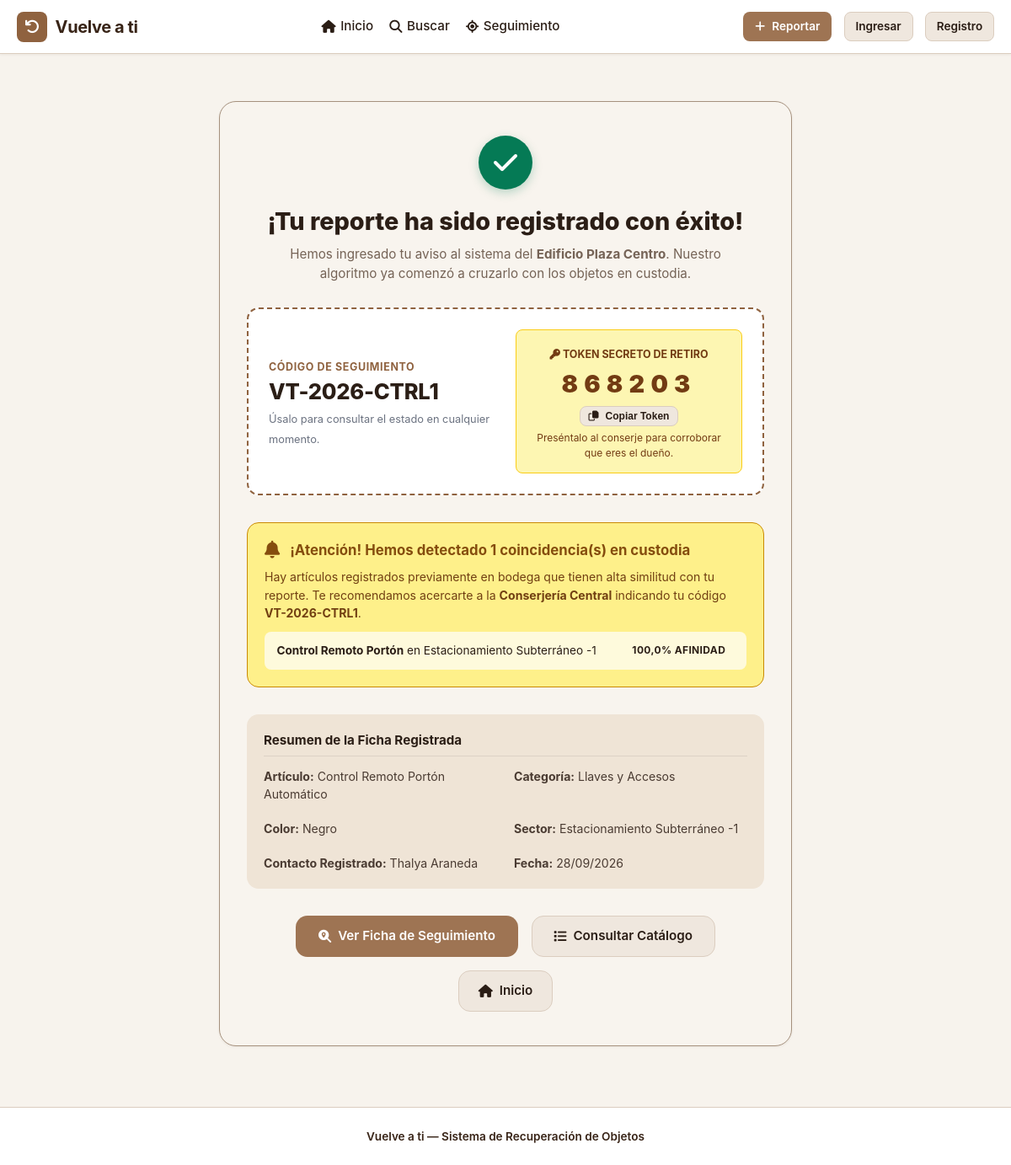
Screenshot of /reporte-exitoso/VT-2026-CTRL1/ with the database file from the repository.
### recuperacion/models.py (models this page shows, shortened)
class Objeto(models.Model):
    TIPO_CHOICES = [
        ('perdido', 'Objeto Perdido (Reportado por Dueño)'),
        ('encontrado', 'Objeto Encontrado (En Custodia o Reportado por Vecino)'),
    ]
    ESTADO_CHOICES = [
        ('registrado', 'Registrado (En Búsqueda / En Custodia)'),
        ('en_verificacion', 'En Verificación (Proceso de Cotejo)'),
        ('entregado', 'Entregado al Propietario'),
        ('dado_de_baja', 'Dado de Baja / Descartado'),
    ]
    codigo_seguimiento = models.CharField(
        max_length=20,
        unique=True,
        default=generar_codigo_seguimiento
    )
    tipo_registro = models.CharField(max_length=20, choices=TIPO_CHOICES)
    usuario_reporta = models.ForeignKey(
        Usuario,
        on_delete=models.SET_NULL,
        null=True,
        blank=True,
        related_name='objetos_reportados',
        help_text="Usuario registrado que reporta (null si es reporte de invitado/visitante)"
    )
    es_invitado = models.BooleanField(
        default=False,
        help_text="Indica si el reporte fue registrado por un visitante o usuario no autenticado"
    )
    contacto_nombre = models.CharField(
        max_length=120,
        blank=True,
        default='',
        help_text="Nombre completo de contacto para reportes de invitados"
    )
    contacto_email = models.EmailField(
        blank=True,
        default='',
        help_text="Correo electrónico de contacto para avisos"
    )
    contacto_telefono = models.CharField(
        max_length=30,
        blank=True,
        default='',
        help_text="Teléfono o WhatsApp de contacto"
    )
    categoria = models.ForeignKey(CategoriaObjeto, on_delete=models.PROTECT)
    subcategoria = models.CharField(
        max_length=100,
        help_text="Ejemplo: Control Remoto Portón, Audífonos Sony, Tarjeta bip"
    )
    color_principal = models.CharField(
        max_length=50,
        help_text="Ejemplo: Negro, Azul marino, Plateado, Rojo"
    )
    marca = models.CharField(max_length=80, blank=True, default='')
    ubicacion = models.ForeignKey(
        Recinto,
        on_delete=models.PROTECT,
        related_name='objetos_registrados',
        help_text="Área o sector del edificio donde ocurrió el hallazgo o extravío"
    )
    ubicacion_bodega = models.CharField(
        max_length=100,
        blank=True,
        default='',
        help_text="Casillero, locker o estante físico en recepción (solo para objetos encontrados)"
    )
    descripcion_publica = models.TextField(
        help_text="Detalles generales visibles para la búsqueda sin exponer información crítica"
    )
    clave_verificacion_privada = models.TextField(
        help_text="Detalle exclusivo e invisible públicamente para validar pertenencia (ej: stickers, roturas internas, número serial)"
    )
    fecha_suceso = models.DateField(
        help_text="Fecha aproximada en que se perdió o se encontró el objeto"
    )
    fecha_registro = models.DateTimeField(auto_now_add=True)
    estado = models.CharField(max_length=25, choices=ESTADO_CHOICES, default='registrado')
    token_retiro = models.CharField(
        max_length=6,
        default=generar_token_retiro,
        help_text="Código numérico de 6 dígitos para retiro seguro en mesón"
    )
    entregado_a = models.ForeignKey(
        Usuario,
        on_delete=models.SET_NULL,
        null=True,
        blank=True,
        related_name='objetos_recibidos'
    )
    entregado_por = models.ForeignKey(
        Usuario,
        on_delete=models.SET_NULL,
        null=True,
        blank=True,
        related_name='objetos_entregados_por'
    )
    fecha_entrega = models.DateTimeField(null=True, blank=True)
    observaciones_entrega = models.TextField(blank=True, default='')
    class Meta:
        verbose_name = "Objeto"
        verbose_name_plural = "Objetos"
        ordering = ['-fecha_registro']
    def get_reportante_display(self):
        if self.es_invitado or not self.usuario_reporta:
            return f"{self.contacto_nombre or 'Visitante'} (Modo Invitado)"
        return self.usuario_reporta.get_full_name() or self.usuario_reporta.username

class Coincidencia(models.Model):
    ESTADO_CHOICES = [
        ('sugerida', 'Coincidencia Sugerida por Sistema'),
        ('en_verificacion', 'En Verificación con Conserjería'),
        ('confirmada', 'Confirmada por Propietario'),
        ('descartada', 'Descartada / Falso Positivo'),
        ('resuelta', 'Resuelta / Objeto Entregado'),
    ]
    objeto_perdido = models.ForeignKey(
        Objeto,
        on_delete=models.CASCADE,
        related_name='coincidencias_como_perdido'
    )
    objeto_encontrado = models.ForeignKey(
        Objeto,
        on_delete=models.CASCADE,
        related_name='coincidencias_como_encontrado'
    )
    porcentaje_similitud = models.FloatField(
        help_text="Puntaje de afinidad calculado entre 0% y 100%"
    )
    criterios_match = models.TextField(
        blank=True,
        help_text="Detalle estructurado de factores coincidentes (categoría, color, lugar, fechas)"
    )
    estado = models.CharField(max_length=25, choices=ESTADO_CHOICES, default='sugerida')
    fecha_coincidencia = models.DateTimeField(auto_now_add=True)
    class Meta:
        verbose_name = "Coincidencia de Objetos"
        verbose_name_plural = "Coincidencias de Objetos"
        unique_together = ('objeto_perdido', 'objeto_encontrado')
        ordering = ['-porcentaje_similitud', '-fecha_coincidencia']

class Recinto(models.Model):
    TIPO_CHOICES = [
        ('area_comun', 'Área Común / Tránsito'),
        ('punto_custodia', 'Punto de Custodia / Bodega / Conserjería'),
    ]
    nombre = models.CharField(max_length=120)
    tipo = models.CharField(max_length=20, choices=TIPO_CHOICES, default='area_comun')
    descripcion = models.TextField(blank=True)
    encargado = models.ForeignKey(
        Usuario,
        on_delete=models.SET_NULL,
        null=True,
        blank=True,
        related_name='recintos_a_cargo'
    )
    activo = models.BooleanField(default=True)
    class Meta:
        verbose_name = "Recinto o Ubicación"
        verbose_name_plural = "Recintos y Ubicaciones"
        ordering = ['nombre']

class CategoriaObjeto(models.Model):
    nombre = models.CharField(max_length=80, unique=True)
    icono = models.CharField(
        max_length=40,
        default='fa-box',
        help_text="Clase FontAwesome o emoji de representación (ej: 🔑, 📱, 🧥)"
    )
    descripcion = models.CharField(max_length=200, blank=True)
    class Meta:
        verbose_name = "Categoría de Objeto"
        verbose_name_plural = "Categorías de Objetos"
        ordering = ['nombre']

class Usuario(AbstractUser):
    ROL_CHOICES = [
        ('residente', 'Residente / Ciudadano'),
        ('conserje', 'Encargado de Recinto / Conserje'),
        ('admin', 'Administrador del Edificio'),
    ]
    rol = models.CharField(max_length=20, choices=ROL_CHOICES, default='residente')
    telefono = models.CharField(max_length=25, blank=True, null=True)
    departamento_torre = models.CharField(
        max_length=80,
        blank=True,
        null=True,
        help_text="Ejemplo: Torre A - Depto 502 / Oficina 301"
    )

### recuperacion/views.py (the view)
# urls.py: path('reporte-exitoso/<str:codigo>/', views.reporte_exitoso_invitado, name='reporte_exitoso_invitado'),
def reporte_exitoso_invitado(request, codigo):
    objeto = get_object_or_404(Objeto, codigo_seguimiento=codigo)
    coincidencias = []
    if objeto.tipo_registro == 'perdido':
        coincidencias = objeto.coincidencias_como_perdido.all()
    else:
        coincidencias = objeto.coincidencias_como_encontrado.all()
    return render(request, 'recuperacion/reporte_exitoso_invitado.html', {
        'objeto': objeto,
        'coincidencias': coincidencias,
    })

### recuperacion/context_processors.py (called while the page is built)
def notificaciones_context(request):
    if request.user.is_authenticated:
        no_leidas = Notificacion.objects.filter(usuario=request.user, leida=False).order_by('-fecha_creacion')
        return {
            'notificaciones_no_leidas': no_leidas[:5],
            'conteo_notificaciones': no_leidas.count(),
        }
    return {
        'notificaciones_no_leidas': [],
        'conteo_notificaciones': 0,
    }

### templates/recuperacion/reporte_exitoso_invitado.html (shortened to what this page needs)
{% extends 'base.html' %}
{% load static %}
{% block content %}
<div style="max-width: 680px; margin: 1.5rem auto;">
  <div class="card" style="padding: 2.5rem 2rem; border-radius: var(--radius-lg); background-color: #F8F4EE; border: 1px solid var(--color-border-dark); text-align: center;">
    <div style="width: 64px; height: 64px; border-radius: 50%; background: #057A55; color: #FFF; display: inline-flex; align-items: center; justify-content: center; font-size: 2rem; margin-bottom: 1rem; box-shadow: 0 4px 12px rgba(5, 122, 85, 0.25);">
      <i class="fa-solid fa-check"></i>
    </div>
    <h2 style="font-size: 1.8rem; font-weight: 800; color: #2B1E16; margin-bottom: 0.4rem;">
      ¡Tu reporte ha sido registrado con éxito!
    </h2>
    <p style="font-size: 0.95rem; color: #756356; max-width: 520px; margin: 0 auto 1.8rem auto;">
      {% if objeto.tipo_registro == 'perdido' %}
        Hemos ingresado tu aviso al sistema del <strong>Edificio Plaza Centro</strong>. Nuestro algoritmo ya comenzó a cruzarlo con los objetos en custodia.
      {% else %}
        Agradecemos tu honestidad y colaboración ciudadana. El hallazgo ha quedado registrado en el inventario del edificio.
      {% endif %}
    </p>
    <div style="background: #FFFFFF; border: 2px dashed #8F623F; border-radius: var(--radius-md); padding: 1.5rem; margin-bottom: 2rem; text-align: left;">
      <div class="grid-2" style="align-items: center; gap: 1.5rem;">
        <div>
          <span style="font-size: 0.78rem; text-transform: uppercase; font-weight: 700; color: #8F623F; letter-spacing: 0.05em;">
            Código de Seguimiento
          </span>
          <div style="font-size: 1.6rem; font-weight: 800; color: #2B1E16; letter-spacing: -0.01em;">
            {{ objeto.codigo_seguimiento }}
          </div>
          <small style="color: #6B7280; font-size: 0.8rem;">Úsalo para consultar el estado en cualquier momento.</small>
        </div>
        {% if objeto.tipo_registro == 'perdido' %}
          <div style="background: #FDF6B2; padding: 0.9rem 1.1rem; border-radius: var(--radius-sm); border: 1px solid #FACC15; text-align: center;">
            <span style="font-size: 0.78rem; text-transform: uppercase; font-weight: 700; color: #723B13;">
              <i class="fa-solid fa-key"></i> Token Secreto de Retiro
            </span>
            <div style="font-size: 1.8rem; font-weight: 900; color: #723B13; letter-spacing: 0.25em; margin: 0.2rem 0;">
              {{ objeto.token_retiro }}
            </div>
            <button type="button" class="btn btn-secondary btn-sm btn-copiar-token" data-token="{{ objeto.token_retiro }}" style="font-size: 0.75rem; padding: 0.25rem 0.6rem;">
              <i class="fa-regular fa-copy"></i> Copiar Token
            </button>
            <div style="font-size: 0.75rem; color: #723B13; margin-top: 0.3rem;">
              Preséntalo al conserje para corroborar que eres el dueño.
            </div>
          </div>
        {% endif %}
      </div>
    </div>
    {% if coincidencias %}
      <div style="background-color: #FEF08A; border: 1px solid #CA8A04; border-radius: var(--radius-md); padding: 1.25rem; margin-bottom: 2rem; text-align: left;">
        <div style="display: flex; align-items: center; gap: 0.75rem; color: #854D0E; font-weight: 700; font-size: 1.05rem; margin-bottom: 0.5rem;">
          <i class="fa-solid fa-bell" style="font-size: 1.3rem;"></i>
          <span>¡Atención! Hemos detectado {{ coincidencias|length }} coincidencia(s) en custodia</span>
        </div>
        <p style="font-size: 0.88rem; color: #713F12; margin: 0 0 0.75rem 0;">
          Hay artículos registrados previamente en bodega que tienen alta similitud con tu reporte.
          Te recomendamos acercarte a la <strong>Conserjería Central</strong> indicando tu código <strong>{{ objeto.codigo_seguimiento }}</strong>.
        </p>
        <div style="display: flex; flex-direction: column; gap: 0.5rem;">
          {% for match in coincidencias %}
            <div style="background: rgba(255,255,255,0.7); padding: 0.6rem 0.9rem; border-radius: var(--radius-sm); font-size: 0.85rem; color: #2B1E16; display: flex; justify-content: space-between; align-items: center;">
              <span>
                <strong>{% if objeto.tipo_registro == 'perdido' %}{{ match.objeto_encontrado.subcategoria }}{% else %}{{ match.objeto_perdido.subcategoria }}{% endif %}</strong>
                en {% if objeto.tipo_registro == 'perdido' %}{{ match.objeto_encontrado.ubicacion.nombre }}{% else %}{{ match.objeto_perdido.ubicacion.nombre }}{% endif %}
              </span>
              <span class="badge badge-success">{{ match.porcentaje_similitud }}% afinidad</span>
            </div>
          {% endfor %}
        </div>
      </div>
    {% endif %}
    <div style="text-align: left; background: #EFE4D6; padding: 1.25rem; border-radius: var(--radius-md); margin-bottom: 2rem;">
      <h4 style="font-size: 0.95rem; font-weight: 700; color: #2B1E16; margin-bottom: 0.8rem; border-bottom: 1px solid rgba(0,0,0,0.08); padding-bottom: 0.4rem;">
        Resumen de la Ficha Registrada
      </h4>
      <div class="grid-2" style="font-size: 0.88rem; color: #4A3B32;">
        <div><strong>Artículo:</strong> {{ objeto.subcategoria }}</div>
        <div><strong>Categoría:</strong> {{ objeto.categoria.nombre }}</div>
        <div><strong>Color:</strong> {{ objeto.color_principal }}</div>
        <div><strong>Sector:</strong> {{ objeto.ubicacion.nombre }}</div>
        <div><strong>Contacto Registrado:</strong> {{ objeto.get_reportante_display }}</div>
        <div><strong>Fecha:</strong> {{ objeto.fecha_suceso|date:"d/m/Y" }}</div>
      </div>
    </div>
    <div style="display: flex; justify-content: center; gap: 1rem; flex-wrap: wrap;">
      <a href="{% url 'consultar_seguimiento' %}?codigo={{ objeto.codigo_seguimiento }}&token={{ objeto.token_retiro }}" class="btn btn-primary" style="padding: 0.75rem 1.6rem;">
        <i class="fa-solid fa-magnifying-glass-location"></i> Ver Ficha de Seguimiento
      </a>
      <a href="{% url 'buscar_objetos' %}" class="btn btn-secondary" style="padding: 0.75rem 1.6rem;">
        <i class="fa-solid fa-list"></i> Consultar Catálogo
      </a>
      <a href="{% url 'home' %}" class="btn btn-secondary" style="padding: 0.75rem 1.4rem;">
        <i class="fa-solid fa-house"></i> Inicio
      </a>
    </div>
  </div>
</div>
{% endblock %}

### static/css/styles.css (style rules this page uses)
:root { --color-bg: #F7F3ED; --color-surface: #FFFFFF; --color-surface-soft: #EFE7DE; --color-card-beige: #D9C4B2; --color-card-brown: #9E7453; --color-primary: #8F623F; --color-primary-hover: #754E2F; --color-primary-dark: #382417; --color-text-main: #2A1D15; --color-text-muted: #6B5B50; --color-border: #DBCDBF; --color-border-dark: #A6917E; --color-success: #15803D; --color-warning: #B45309; --color-danger: #B91C1C; --color-info: #0284C7; --radius-sm: 8px; --radius-md: 14px; --radius-lg: 20px; --radius-pill: 9999px; --shadow-sm: 0 1px 3px rgba(56, 36, 23, 0.07); --shadow-md: 0 4px 14px rgba(56, 36, 23, 0.1); --shadow-lg: 0 10px 25px rgba(56, 36, 23, 0.15); }
* { box-sizing: border-box; margin: 0; padding: 0; }
body { font-family: -apple-system, BlinkMacSystemFont, "Segoe UI", Roboto, Helvetica, Arial, sans-serif; background-color: var(--color-bg); color: var(--color-text-main); line-height: 1.5; min-height: 100vh; display: flex; flex-direction: column; }
.btn { display: inline-flex; align-items: center; justify-content: center; gap: 0.5rem; padding: 0.65rem 1.25rem; font-size: 0.95rem; font-weight: 600; border-radius: var(--radius-md); border: 1px solid transparent; cursor: pointer; text-decoration: none; transition: all 0.2s ease; }
.btn-primary { background-color: var(--color-card-brown); color: #FFF; }
.btn-secondary { background-color: var(--color-surface-soft); color: var(--color-text-main); border-color: var(--color-border); }
.btn-sm { padding: 0.4rem 0.8rem; font-size: 0.85rem; border-radius: var(--radius-sm); }
.card { background-color: var(--color-surface); border: 1px solid var(--color-border); border-radius: var(--radius-md); padding: 1.5rem; box-shadow: var(--shadow-sm); }
.badge { display: inline-flex; align-items: center; padding: 0.25rem 0.65rem; font-size: 0.75rem; font-weight: 700; text-transform: uppercase; border-radius: var(--radius-pill); letter-spacing: 0.03em; }
.grid-2 { display: grid; grid-template-columns: repeat(2, 1fr); gap: 1.25rem; }

### rows the page displays
Objeto: codigo_seguimiento "VT-2026-CTRL1", token_retiro "868203", subcategoria "Control Remoto Portón Automático", categoria.nombre "Llaves y Accesos", color_principal "Negro", ubicacion.nombre "Estacionamiento Subterráneo -1", reportante "Thalya Araneda", fecha_suceso "28/09/2026"
Coincidencia: objeto_encontrado.subcategoria "Control Remoto Portón", objeto_encontrado.ubicacion.nombre "Estacionamiento Subterráneo -1", porcentaje_similitud "100,0"

### other values shown
{{ coincidencias|length }} "1"
